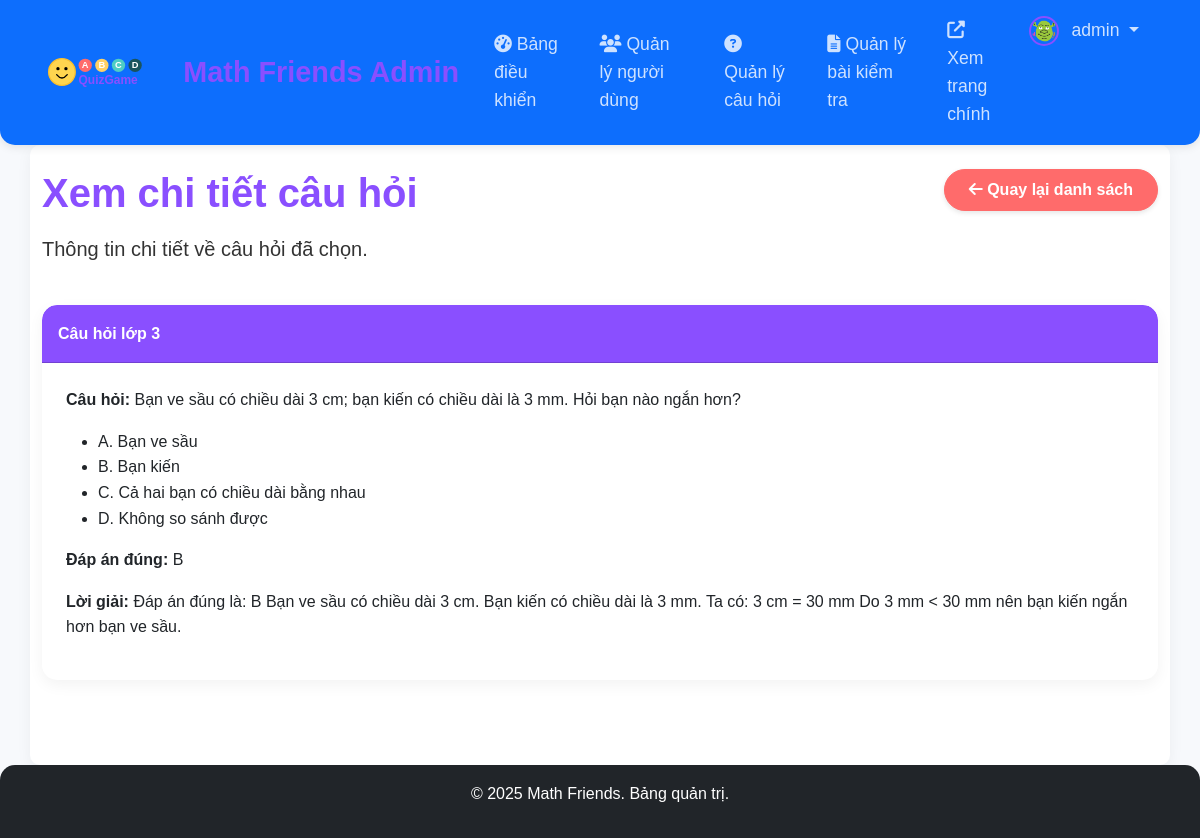
Page /admin/view_question.php?id=22 (signed in) on the committed database.
### tables this page shows
CREATE TABLE `math_questions` (
  `id` int(11) NOT NULL,
  `question_text` text NOT NULL,
  `option_a` text NOT NULL,
  `option_b` text NOT NULL,
  `option_c` text NOT NULL,
  `option_d` text NOT NULL,
  `correct_answer` char(1) NOT NULL COMMENT 'A, B, C hoặc D',
  `explanation` text DEFAULT NULL,
  `grade_level` int(11) NOT NULL COMMENT 'Lớp 1-5',
  `difficulty` enum('easy','medium','hard') NOT NULL,
  `topic` varchar(50) NOT NULL COMMENT 'phép cộng, phép trừ, ...',
  `created_at` timestamp NOT NULL DEFAULT current_timestamp(),
  `updated_at` timestamp NOT NULL DEFAULT current_timestamp() ON UPDATE current_timestamp()
);

### admin/view_question.php (the view, shortened to what this page needs)
<?php
require_once '../includes/config.php';
$question_id = isset($_GET['id']) ? (int)$_GET['id'] : 0;
$stmt = mysqli_prepare($conn, "SELECT * FROM math_questions WHERE id = ?");
mysqli_stmt_bind_param($stmt, "i", $question_id);
mysqli_stmt_execute($stmt);
$result = mysqli_stmt_get_result($stmt);
$question = mysqli_fetch_assoc($result);
include 'includes/admin_header.php';
?>
<div class="row mb-4">
  <div class="col-md-8">
    <h1>Xem chi tiết câu hỏi</h1>
    <p class="lead">Thông tin chi tiết về câu hỏi đã chọn.</p>
  </div>
  <div class="col-md-4 text-end">
    <a href="manage_questions.php" class="btn btn-secondary">
      <i class="fas fa-arrow-left"></i> Quay lại danh sách
    </a>
  </div>
</div>
<div class="card">
  <div class="card-header"><strong>Câu hỏi lớp <?php echo $question['grade_level']; ?></strong></div>
  <div class="card-body">
    <p><strong>Câu hỏi:</strong> <?php echo $question['question_text']; ?></p>
    <ul>
      <li>A. <?php echo $question['option_a']; ?></li>
      <li>B. <?php echo $question['option_b']; ?></li>
      <li>C. <?php echo $question['option_c']; ?></li>
      <li>D. <?php echo $question['option_d']; ?></li>
    </ul>
    <p><strong>Đáp án đúng:</strong> <?php echo $question['correct_answer']; ?></p>
    <p><strong>Lời giải:</strong> <?php echo $question['explanation']; ?></p>
  </div>
</div>
<?php include 'includes/admin_footer.php'; ?>

### css/style.css (style rules this page uses)
:root { --primary-color: #8A4FFF; --secondary-color: #FF6B6B; --accent-color: #4ECDC4; --background-color: #F7F9FC; --success-color: #76E383; --warning-color: #FFD166; --danger-color: #FF4F5E; --text-color: #333333; --light-color: #FFFFFF; }
body { font-family: 'Rounded Mplus 1c', 'Quicksand', 'Comic Sans MS', sans-serif; background-color: var(--background-color); color: var(--text-color); font-size: 16px; line-height: 1.6; overflow-x: hidden; }
h1, h2, h3, h4, h5, h6 { font-weight: 700; margin-bottom: 1rem; color: var(--primary-color); }
.card { border: none; border-radius: 15px; box-shadow: 0 5px 15px rgba(0, 0, 0, 0.05); transition: all 0.3s ease; margin-bottom: 1.5rem; overflow: hidden; }
.card-header { background-color: var(--primary-color); color: var(--light-color); font-weight: bold; border-radius: 15px 15px 0 0 !important; padding: 1rem; }
.card-body { padding: 1.5rem; }
.btn { border-radius: 30px; padding: 0.5rem 1.5rem; font-weight: 600; transition: all 0.3s ease; box-shadow: 0 2px 5px rgba(0, 0, 0, 0.1); }
.btn-secondary { background-color: var(--secondary-color); border-color: var(--secondary-color); }

### rows in the picture
math_questions: grade_level "3", question_text "Bạn ve sầu có chiều dài 3 cm; bạn kiến có chiều dài là 3 mm. Hỏi bạn nào ngắn hơn?", option_a "Bạn ve sầu", option_b "Bạn kiến", option_c "Cả hai bạn có chiều dài bằng nhau", option_d "Không so sánh được", correct_answer "B", explanation "Đáp án đúng là: B Bạn ve sầu có chiều dài 3 cm. Bạn kiến có chiều dài là 3 mm. Ta có: 3 cm = 30 mm Do 3 mm < 30 mm nên bạn kiến ngắn hơn bạn ve sầu."

### other values in the picture
$_SESSION['username'] "admin"
